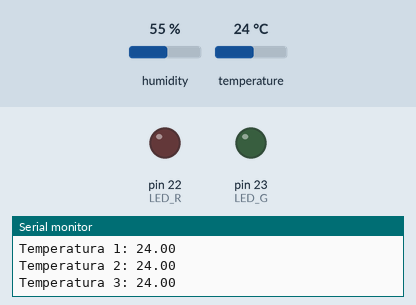
A sketch run on a simulated Arduino Mega 2560, built with avr-gcc and run on an emulated ATmega2560. On the bench: output pins drawn as LEDs (lit = HIGH), the last lines printed to the serial monitor. The test bench sets the inputs (shaded band); at power-on: temperature 24 °C, humidity 55 %.

Above: at 2.8 s.
2.9 s: temperature set to 27 °C
At 8.8 s:
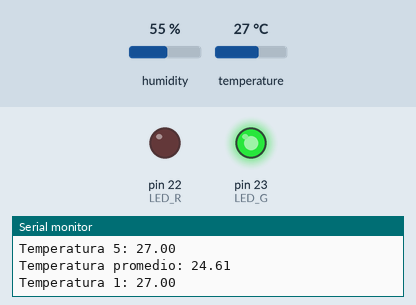
9.5 s: temperature set to 30 °C
At 17.6 s:
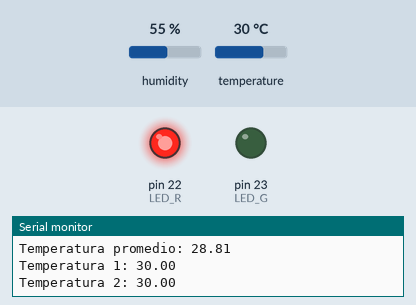
Timing chart, 0 to 19.1 s (numbered marks = the images above; inputs shaded):
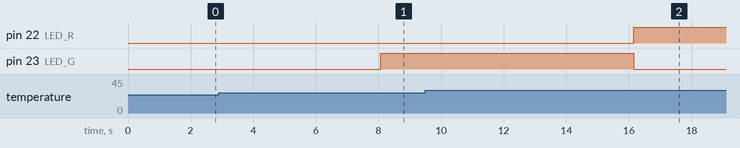

The sketch:

practica_examen.ino
```cpp
#include <DHT.h>

// Definir pines y variables
// PASO 1. Ingresa el num de pin donde está conectado el sensor, el led rojo y verde.
#define DHTPIN 15
#define DHTTYPE DHT11
#define LED_R 22
#define LED_G 23

DHT dht(DHTPIN, DHTTYPE);

void setup() {
    Serial.begin(115200);
    pinMode(LED_R, OUTPUT);
    pinMode(LED_G, OUTPUT);

    dht.begin();
}

void loop() {
// PASO 2. Declarar un array float para almacenar "temperaturas" (tamaño: 5) y una variable  "promedio" para almacenar temperaturas.
    float temperaturas[4];
    float *ptr = temperaturas; // Puntero apuntando al array
    float suma = 0;
    float promedio = 0;

    // Recorrer array con puntero y almacenar valores
    for (int i = 0; i < 5; i++) {
        *(ptr + i) = dht.readTemperature();  // Guardar temperatura usando puntero
        Serial.print("Temperatura ");
        Serial.print(i + 1);
        Serial.print(": ");
        Serial.println(*(ptr + i)); // Mostrar valor leído por sensor
        delay(1000); // Espera entre lecturas
    }

    // Calcular el promedio
    for (int i = 0; i < 5; i++) {
        suma += *(ptr + i); // Acceder a los valores del array con el puntero
    }

    promedio = suma / 5;

//PASO 3. Implementa una condición if para encender el LED ROJO si el promedio de temperatura es mayor a 24°C
// si es menor, el LED VERDE deberá encender.


    // Mostrar resultado en el monitor serie
    Serial.print("Temperatura promedio: ");
    Serial.println(promedio);

    delay(3000);

    if (promedio > 25) {
      temperaturaAlta();
    }
    else{
      temperaturaBaja();
    }
}

void temperaturaAlta(){
  digitalWrite(LED_G, LOW);
  digitalWrite(LED_R, HIGH);
}
void temperaturaBaja(){
  digitalWrite(LED_G, HIGH);
  digitalWrite(LED_R, LOW);
}
```

Measured:
- the behaviour switches between 28 and 29 °C on temperature (found by bisection; images 1 and 2)
